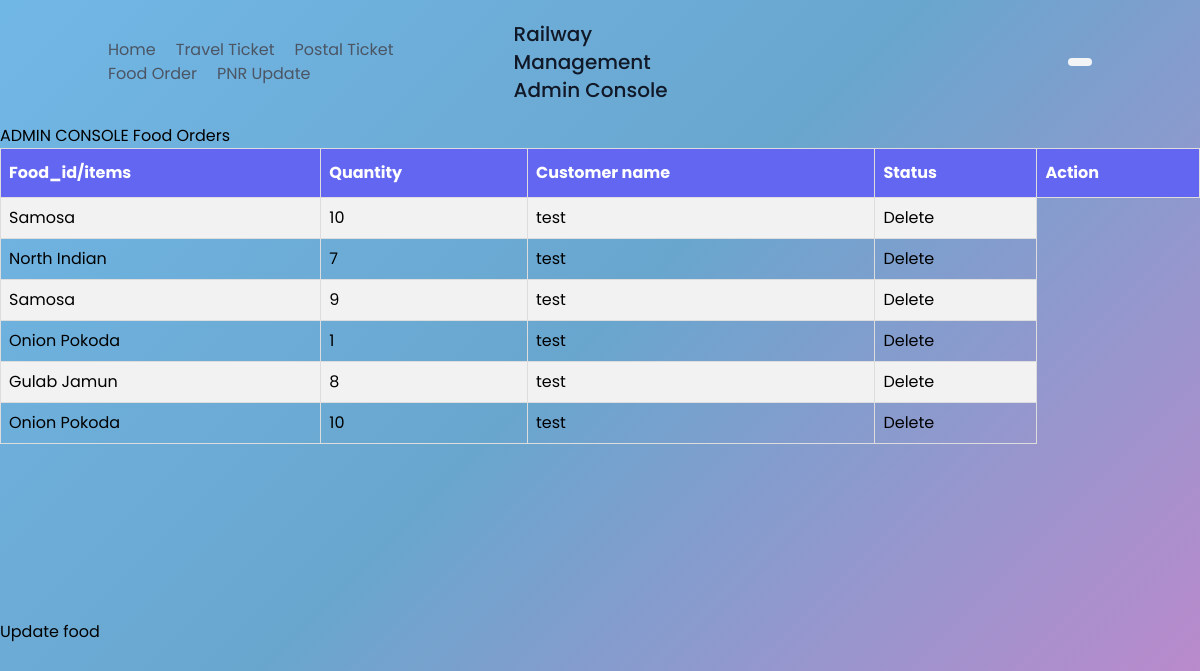
/admin_foodbook.php, run on an earlier commit of the app's database.
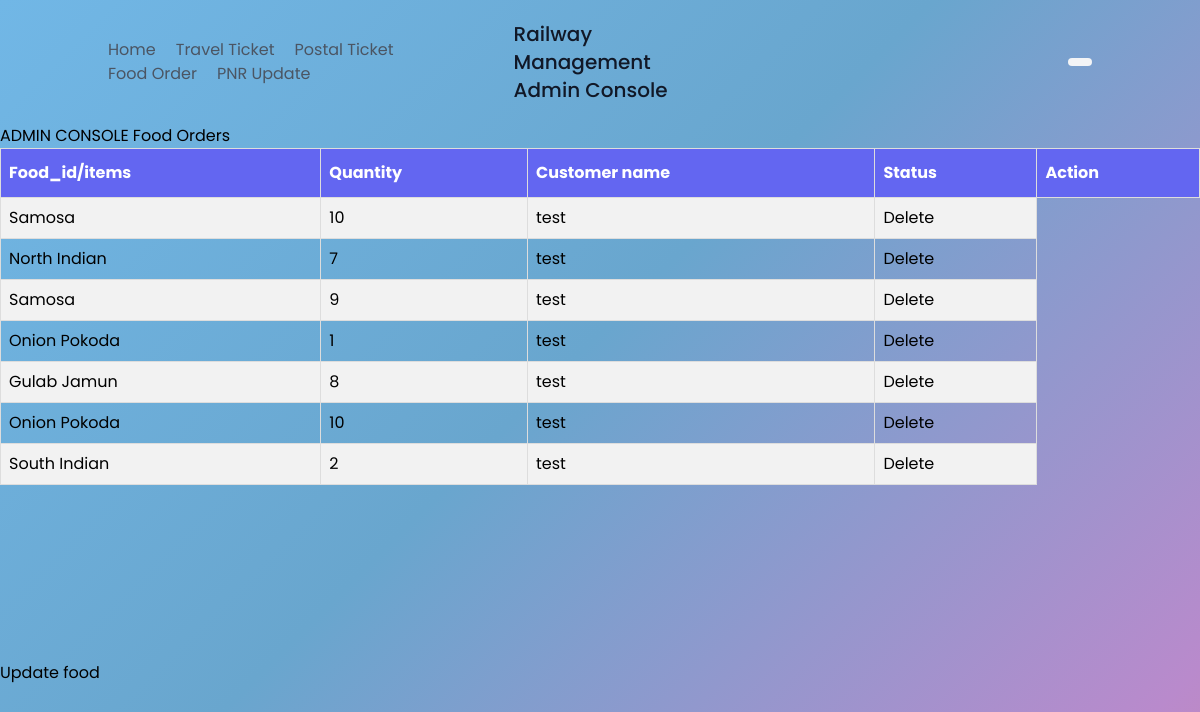
And on a later commit of the database.
### tables this page shows
CREATE TABLE `food` (
  `C_ID` varchar(11) NOT NULL,
  `ITEMS` varchar(20) NOT NULL,
  `QUANTITY` int(5) NOT NULL,
  `PRICE` int(5) NOT NULL,
  `F_ID` varchar(20) NOT NULL
);

### admin_foodbook.php (the view, shortened to what this page needs)
<!DOCTYPE html>
<html lang="en">
<head>
    <link href="https://unpkg.com/tailwindcss@^2/dist/tailwind.min.css" rel="stylesheet">
    <link href="404style.css" rel="stylesheet">
    <link href="style.css" rel="stylesheet">
</head>
<body>
    <header class="text-gray-600 body-font">
        <div class="container mx-auto flex flex-wrap p-5 flex-col md:flex-row items-center">
            <nav class="flex lg:w-2/5 flex-wrap items-center text-base md:ml-auto">
                <a class="mr-5 hover:text-gray-900" href="homeadmin.html">Home</a>
                <a class="mr-5 hover:text-gray-900" href="admin_ticket.html">Travel Ticket </a>
                <a class="mr-5 hover:text-gray-900" href="admin_postalbook.html">Postal Ticket</a>
                <a class="mr-5 hover:text-gray-900" href="admin_foodbook.html">Food Order</a>
                <a class="mr-5 hover:text-gray-900" href="admin_pnrstart.html">PNR Update</a>
              </nav>
          <a class="flex order-first lg:order-none lg:w-1/5 title-font font-medium items-center text-gray-900 lg:items-center lg:justify-center mb-4 md:mb-0">
          <span class="ml-3 text-xl">Railway Management Admin Console</span>
          </a>
          <div class="lg:w-2/5 inline-flex lg:justify-end ml-5 lg:ml-0">
            <button class="inline-flex items-center bg-gray-100 border-0 py-1 px-3 focus:outline-none hover:bg-gray-200 rounded text-base mt-4 md:mt-0" ><a href="logout.php" Admin Logout</a>
            </button>
          </div>
        </div>
      </header>
      <h1>ADMIN CONSOLE Food Orders</h1>
      <table id="DisplayTable">
        <tr>
          <th>Food_id/items</th>
          <th>Quantity</th>
          <th>Customer name</th>
          <th>Status</th>
          <th>Action</th>
        </tr>
        <?php
        include "config.php";
        $sql= "Select * from `food`;";
        $result= mysqli_query($conn,$sql);
        if($result){
            while($row=mysqli_fetch_assoc($result))
            {
              $ITEMS=$row['ITEMS'];
              $QUANTITY=$row['QUANTITY'];
              $username=$row['C_ID'];
              echo '<tr>
              <td>'.$ITEMS.'</td>
              <td>'.$QUANTITY.'</td>
              <td>'.$username.'</td>
              <td>
                      <button ><a href="deletefood.php">Delete</a></button>
          </td>
          </tr>';
            }
          }
        ?>
      </table>
      <br><br><br><br><br><br><br>
     <a href="Update_food.html">Update food</a>
</body>
</html>

What changed in the data, as far as the page shows it:
added food: ITEMS "South Indian", QUANTITY "2", C_ID "test"
